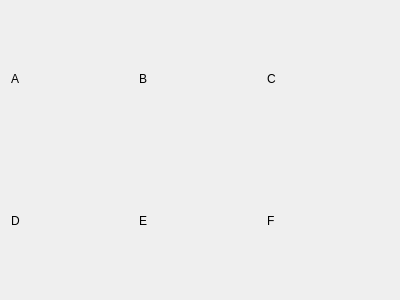
<?xml version="1.0" encoding="UTF-8"?>
<ui version="4.0">
 <class>Widget</class>
 <widget class="QWidget" name="Widget">
  <property name="geometry">
   <rect>
    <x>0</x>
    <y>0</y>
    <width>400</width>
    <height>300</height>
   </rect>
  </property>
  <property name="windowTitle">
   <string>Widget</string>
  </property>
  <layout class="QVBoxLayout" name="verticalLayout">
   <item>
    <layout class="QHBoxLayout" name="horizontalLayout">
     <item>
      <widget class="QLabel" name="labelA">
       <property name="text">
        <string>A</string>
       </property>
      </widget>
     </item>
     <item>
      <widget class="QLabel" name="labelB">
       <property name="text">
        <string>B</string>
       </property>
      </widget>
     </item>
     <item>
      <widget class="QLabel" name="labelC">
       <property name="text">
        <string>C</string>
       </property>
      </widget>
     </item>
    </layout>
   </item>
   <item>
    <layout class="QHBoxLayout" name="horizontalLayout_2">
     <item>
      <widget class="QLabel" name="labelD">
       <property name="text">
        <string>D</string>
       </property>
      </widget>
     </item>
     <item>
      <widget class="QLabel" name="labelE">
       <property name="text">
        <string>E</string>
       </property>
      </widget>
     </item>
     <item>
      <widget class="QLabel" name="labelF">
       <property name="text">
        <string>F</string>
       </property>
      </widget>
     </item>
    </layout>
   </item>
  </layout>
 </widget>
 <layoutdefault spacing="6" margin="11"/>
 <resources/>
 <connections/>
</ui>
